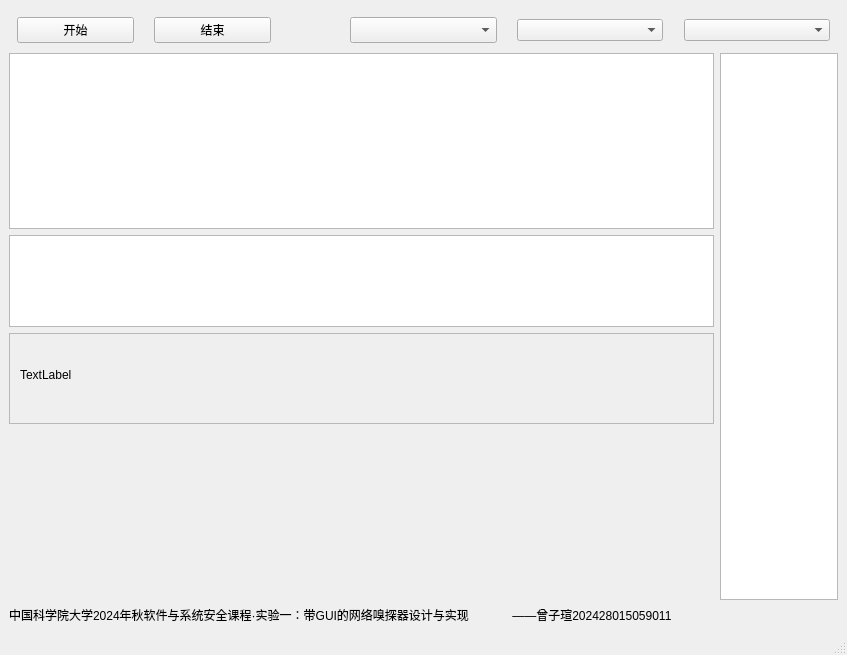
<?xml version="1.0" encoding="UTF-8"?>
<ui version="4.0">
 <class>MainWindow</class>
 <widget class="QMainWindow" name="MainWindow">
  <property name="geometry">
   <rect>
    <x>0</x>
    <y>0</y>
    <width>847</width>
    <height>655</height>
   </rect>
  </property>
  <property name="sizePolicy">
   <sizepolicy hsizetype="Expanding" vsizetype="Expanding">
    <horstretch>0</horstretch>
    <verstretch>0</verstretch>
   </sizepolicy>
  </property>
  <property name="windowTitle">
   <string>MainWindow</string>
  </property>
  <widget class="QWidget" name="snifferWidget">
   <property name="sizePolicy">
    <sizepolicy hsizetype="Expanding" vsizetype="Expanding">
     <horstretch>0</horstretch>
     <verstretch>0</verstretch>
    </sizepolicy>
   </property>
   <layout class="QGridLayout" name="gridLayout_2">
    <item row="0" column="0">
     <layout class="QGridLayout" name="gridLayout" rowstretch="7,27,14,14,26,2" columnstretch="18,3">
      <item row="4" column="0">
       <widget class="QChartView" name="chartView" native="true"/>
      </item>
      <item row="0" column="0" colspan="2">
       <widget class="QWidget" name="toolBarWidget" native="true">
        <property name="sizePolicy">
         <sizepolicy hsizetype="Expanding" vsizetype="Fixed">
          <horstretch>0</horstretch>
          <verstretch>0</verstretch>
         </sizepolicy>
        </property>
        <layout class="QHBoxLayout" name="horizontalLayout" stretch="8,1,8,5,10,1,10,1,10">
         <property name="leftMargin">
          <number>8</number>
         </property>
         <property name="topMargin">
          <number>8</number>
         </property>
         <property name="rightMargin">
          <number>8</number>
         </property>
         <property name="bottomMargin">
          <number>4</number>
         </property>
         <item>
          <widget class="QPushButton" name="startCaptureButton">
           <property name="sizePolicy">
            <sizepolicy hsizetype="Expanding" vsizetype="Preferred">
             <horstretch>0</horstretch>
             <verstretch>0</verstretch>
            </sizepolicy>
           </property>
           <property name="text">
            <string>开始</string>
           </property>
          </widget>
         </item>
         <item>
          <spacer name="horizontalSpacer_2">
           <property name="orientation">
            <enum>Qt::Orientation::Horizontal</enum>
           </property>
           <property name="sizeHint" stdset="0">
            <size>
             <width>40</width>
             <height>20</height>
            </size>
           </property>
          </spacer>
         </item>
         <item>
          <widget class="QPushButton" name="stopCaptureButton">
           <property name="sizePolicy">
            <sizepolicy hsizetype="Expanding" vsizetype="Expanding">
             <horstretch>0</horstretch>
             <verstretch>0</verstretch>
            </sizepolicy>
           </property>
           <property name="text">
            <string>结束</string>
           </property>
          </widget>
         </item>
         <item>
          <spacer name="horizontalSpacer">
           <property name="orientation">
            <enum>Qt::Orientation::Horizontal</enum>
           </property>
           <property name="sizeHint" stdset="0">
            <size>
             <width>40</width>
             <height>20</height>
            </size>
           </property>
          </spacer>
         </item>
         <item>
          <widget class="QComboBox" name="interfaceComboBox">
           <property name="sizePolicy">
            <sizepolicy hsizetype="Expanding" vsizetype="Expanding">
             <horstretch>0</horstretch>
             <verstretch>0</verstretch>
            </sizepolicy>
           </property>
          </widget>
         </item>
         <item>
          <spacer name="horizontalSpacer_3">
           <property name="orientation">
            <enum>Qt::Orientation::Horizontal</enum>
           </property>
           <property name="sizeHint" stdset="0">
            <size>
             <width>40</width>
             <height>20</height>
            </size>
           </property>
          </spacer>
         </item>
         <item>
          <widget class="QComboBox" name="processComboBox">
           <property name="maximumSize">
            <size>
             <width>200</width>
             <height>16777215</height>
            </size>
           </property>
          </widget>
         </item>
         <item>
          <spacer name="horizontalSpacer_4">
           <property name="orientation">
            <enum>Qt::Orientation::Horizontal</enum>
           </property>
           <property name="sizeHint" stdset="0">
            <size>
             <width>40</width>
             <height>20</height>
            </size>
           </property>
          </spacer>
         </item>
         <item>
          <widget class="QComboBox" name="filterComboBox"/>
         </item>
        </layout>
       </widget>
      </item>
      <item row="3" column="0">
       <widget class="QScrollArea" name="scrollArea">
        <property name="widgetResizable">
         <bool>true</bool>
        </property>
        <widget class="QWidget" name="scrollAreaWidgetContents">
         <property name="geometry">
          <rect>
           <x>0</x>
           <y>0</y>
           <width>693</width>
           <height>77</height>
          </rect>
         </property>
         <property name="sizePolicy">
          <sizepolicy hsizetype="Expanding" vsizetype="Expanding">
           <horstretch>0</horstretch>
           <verstretch>0</verstretch>
          </sizepolicy>
         </property>
         <widget class="QWidget" name="layoutWidget">
          <property name="geometry">
           <rect>
            <x>10</x>
            <y>10</y>
            <width>671</width>
            <height>61</height>
           </rect>
          </property>
          <layout class="QHBoxLayout" name="horizontalLayout_2" stretch="3,1">
           <item>
            <widget class="QLabel" name="rawDataHexLabel">
             <property name="text">
              <string>TextLabel</string>
             </property>
            </widget>
           </item>
           <item>
            <widget class="QLabel" name="rawDataAsciiLabel">
             <property name="text">
              <string/>
             </property>
            </widget>
           </item>
          </layout>
         </widget>
        </widget>
       </widget>
      </item>
      <item row="1" column="0">
       <widget class="QTableView" name="packetTableView"/>
      </item>
      <item row="1" column="1" rowspan="4">
       <widget class="QTextEdit" name="logTextEdit"/>
      </item>
      <item row="2" column="0">
       <widget class="QTreeView" name="protocolTreeView"/>
      </item>
      <item row="5" column="0" colspan="2" alignment="">
       <widget class="QLabel" name="label">
        <property name="sizePolicy">
         <sizepolicy hsizetype="Expanding" vsizetype="Fixed">
          <horstretch>0</horstretch>
          <verstretch>0</verstretch>
         </sizepolicy>
        </property>
        <property name="text">
         <string>中国科学院大学2024年秋软件与系统安全课程·实验一：带GUI的网络嗅探器设计与实现             ——曾子瑄202428015059011</string>
        </property>
       </widget>
      </item>
     </layout>
    </item>
   </layout>
  </widget>
  <widget class="QMenuBar" name="menubar">
   <property name="geometry">
    <rect>
     <x>0</x>
     <y>0</y>
     <width>847</width>
     <height>36</height>
    </rect>
   </property>
   <property name="sizePolicy">
    <sizepolicy hsizetype="Expanding" vsizetype="Expanding">
     <horstretch>0</horstretch>
     <verstretch>0</verstretch>
    </sizepolicy>
   </property>
  </widget>
  <widget class="QStatusBar" name="statusbar"/>
 </widget>
 <customwidgets>
  <customwidget>
   <class>QChartView</class>
   <extends>QWidget</extends>
   <header>qchartview.h</header>
   <container>1</container>
  </customwidget>
 </customwidgets>
 <resources/>
 <connections/>
</ui>
